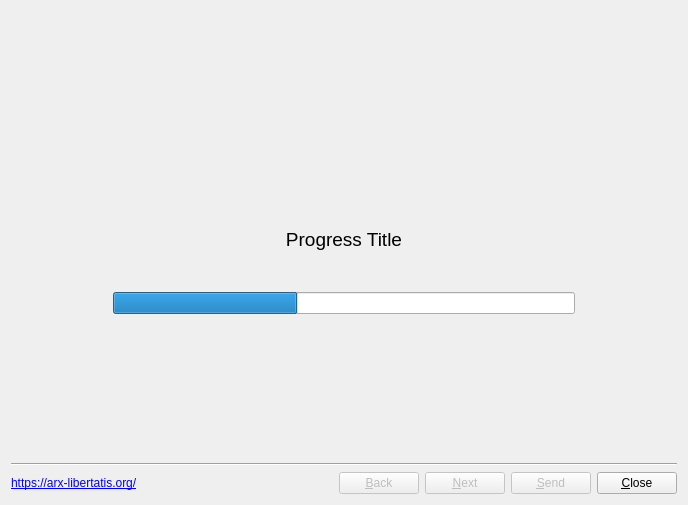
<?xml version="1.0" encoding="UTF-8"?>
<ui version="4.0">
 <class>ErrorReportDialog</class>
 <widget class="QDialog" name="ErrorReportDialog">
  <property name="geometry">
   <rect>
    <x>0</x>
    <y>0</y>
    <width>688</width>
    <height>505</height>
   </rect>
  </property>
  <property name="windowTitle">
   <string>Fatal Error</string>
  </property>
  <property name="locale">
   <locale language="English" country="UnitedStates"/>
  </property>
  <layout class="QVBoxLayout" name="verticalLayout_2">
   <item>
    <layout class="QVBoxLayout" name="layoutTitle">
     <property name="spacing">
      <number>6</number>
     </property>
     <property name="sizeConstraint">
      <enum>QLayout::SetFixedSize</enum>
     </property>
     <property name="leftMargin">
      <number>9</number>
     </property>
     <property name="topMargin">
      <number>9</number>
     </property>
     <property name="rightMargin">
      <number>9</number>
     </property>
     <item>
      <widget class="QLabel" name="lblTitleImage">
       <property name="minimumSize">
        <size>
         <width>338</width>
         <height>58</height>
        </size>
       </property>
       <property name="text">
        <string/>
       </property>
       <property name="pixmap">
        <pixmap>:logo.png</pixmap>
       </property>
       <property name="scaledContents">
        <bool>false</bool>
       </property>
       <property name="alignment">
        <set>Qt::AlignCenter</set>
       </property>
       <property name="margin">
        <number>0</number>
       </property>
      </widget>
     </item>
    </layout>
   </item>
   <item>
    <widget class="QStackedWidget" name="stackedWidget">
     <property name="currentIndex">
      <number>0</number>
     </property>
     <widget class="QWidget" name="pageProgress">
      <layout class="QVBoxLayout" name="verticalLayout_11" stretch="0,0,0,0,0">
       <item>
        <spacer name="verticalSpacer_6">
         <property name="orientation">
          <enum>Qt::Vertical</enum>
         </property>
         <property name="sizeType">
          <enum>QSizePolicy::Expanding</enum>
         </property>
         <property name="sizeHint" stdset="0">
          <size>
           <width>20</width>
           <height>48</height>
          </size>
         </property>
        </spacer>
       </item>
       <item>
        <widget class="QLabel" name="lblProgressTitle">
         <property name="font">
          <font>
           <pointsize>14</pointsize>
           <weight>50</weight>
           <italic>false</italic>
           <bold>false</bold>
           <kerning>true</kerning>
          </font>
         </property>
         <property name="text">
          <string>Progress Title</string>
         </property>
         <property name="scaledContents">
          <bool>false</bool>
         </property>
         <property name="alignment">
          <set>Qt::AlignCenter</set>
         </property>
        </widget>
       </item>
       <item>
        <spacer name="verticalSpacer_9">
         <property name="orientation">
          <enum>Qt::Vertical</enum>
         </property>
         <property name="sizeType">
          <enum>QSizePolicy::Maximum</enum>
         </property>
         <property name="sizeHint" stdset="0">
          <size>
           <width>20</width>
           <height>22</height>
          </size>
         </property>
        </spacer>
       </item>
       <item>
        <layout class="QHBoxLayout" name="horizontalLayout_2" stretch="1,5,1">
         <property name="spacing">
          <number>0</number>
         </property>
         <item>
          <spacer name="horizontalSpacer">
           <property name="orientation">
            <enum>Qt::Horizontal</enum>
           </property>
           <property name="sizeHint" stdset="0">
            <size>
             <width>40</width>
             <height>20</height>
            </size>
           </property>
          </spacer>
         </item>
         <item>
          <layout class="QVBoxLayout" name="verticalLayout_4">
           <item>
            <widget class="QLabel" name="lblProgressDescription">
             <property name="font">
              <font>
               <pointsize>8</pointsize>
               <weight>50</weight>
               <bold>false</bold>
               <underline>false</underline>
               <kerning>true</kerning>
              </font>
             </property>
             <property name="text">
              <string/>
             </property>
             <property name="scaledContents">
              <bool>false</bool>
             </property>
             <property name="alignment">
              <set>Qt::AlignLeading|Qt::AlignLeft|Qt::AlignVCenter</set>
             </property>
            </widget>
           </item>
           <item>
            <widget class="QProgressBar" name="progressBar">
             <property name="maximum">
              <number>5</number>
             </property>
             <property name="value">
              <number>2</number>
             </property>
             <property name="alignment">
              <set>Qt::AlignCenter</set>
             </property>
             <property name="textVisible">
              <bool>false</bool>
             </property>
             <property name="format">
              <string>Step %v of %m</string>
             </property>
            </widget>
           </item>
          </layout>
         </item>
         <item>
          <spacer name="horizontalSpacer_2">
           <property name="orientation">
            <enum>Qt::Horizontal</enum>
           </property>
           <property name="sizeHint" stdset="0">
            <size>
             <width>40</width>
             <height>20</height>
            </size>
           </property>
          </spacer>
         </item>
        </layout>
       </item>
       <item>
        <spacer name="verticalSpacer_7">
         <property name="orientation">
          <enum>Qt::Vertical</enum>
         </property>
         <property name="sizeType">
          <enum>QSizePolicy::Expanding</enum>
         </property>
         <property name="sizeHint" stdset="0">
          <size>
           <width>20</width>
           <height>76</height>
          </size>
         </property>
        </spacer>
       </item>
      </layout>
     </widget>
     <widget class="QWidget" name="pageWelcome">
      <layout class="QVBoxLayout" name="verticalLayout_14">
       <item>
        <widget class="QLabel" name="label">
         <property name="text">
          <string>&lt;html&gt;&lt;head/&gt;&lt;body&gt;&lt;p align=&quot;center&quot;&gt;&lt;span style=&quot; font-size:14pt; font-weight:600;&quot;&gt;Fatal Error&lt;/span&gt;&lt;span style=&quot; font-size:12pt;&quot;&gt;&lt;br/&gt;&lt;/span&gt;&lt;span style=&quot; font-size:11pt;&quot;&gt;We are sorry, Arx Libertatis closed unexpectedly.&lt;/span&gt;&lt;/p&gt;&lt;p align=&quot;center&quot;&gt;&lt;br/&gt;&lt;/p&gt;&lt;p align=&quot;center&quot;&gt;&lt;span style=&quot; font-size:11pt;&quot;&gt;You can help improve the game by reporting this error to the development team. This assistant will guide you through the process. You can exit at any time if you wish.&lt;/span&gt;&lt;/p&gt;&lt;/body&gt;&lt;/html&gt;</string>
         </property>
         <property name="alignment">
          <set>Qt::AlignLeading|Qt::AlignLeft|Qt::AlignVCenter</set>
         </property>
         <property name="wordWrap">
          <bool>true</bool>
         </property>
        </widget>
       </item>
      </layout>
     </widget>
     <widget class="QWidget" name="pageCrashDetails">
      <layout class="QVBoxLayout" name="verticalLayout">
       <item>
        <widget class="QLabel" name="lblCrashDetails">
         <property name="text">
          <string notr="true">&lt;html&gt;&lt;head/&gt;&lt;body&gt;&lt;p&gt;&lt;span style=&quot; font-size:9pt; font-weight:600;&quot;&gt;Crash Details&lt;/span&gt;&lt;/p&gt;&lt;p&gt;Here you can find some important details about the crash. This is mostly useful for developers and will be included in the crash report.&lt;/p&gt;&lt;/body&gt;&lt;/html&gt;</string>
         </property>
         <property name="textFormat">
          <enum>Qt::RichText</enum>
         </property>
         <property name="wordWrap">
          <bool>true</bool>
         </property>
         <property name="margin">
          <number>0</number>
         </property>
         <property name="textInteractionFlags">
          <set>Qt::TextSelectableByMouse</set>
         </property>
        </widget>
       </item>
       <item>
        <widget class="QTextEdit" name="textEditErrorDescription">
         <property name="enabled">
          <bool>true</bool>
         </property>
         <property name="font">
          <font>
           <family>Monospace</family>
          </font>
         </property>
         <property name="lineWrapMode">
          <enum>QTextEdit::NoWrap</enum>
         </property>
         <property name="readOnly">
          <bool>true</bool>
         </property>
        </widget>
       </item>
      </layout>
     </widget>
     <widget class="QWidget" name="pageAttachedFiles">
      <layout class="QVBoxLayout" name="verticalLayout_10">
       <item>
        <widget class="QLabel" name="lblAttachedFiles">
         <property name="sizePolicy">
          <sizepolicy hsizetype="Preferred" vsizetype="Preferred">
           <horstretch>0</horstretch>
           <verstretch>0</verstretch>
          </sizepolicy>
         </property>
         <property name="text">
          <string>&lt;html&gt;&lt;head/&gt;&lt;body&gt;&lt;p&gt;&lt;span style=&quot; font-size:9pt; font-weight:600;&quot;&gt;Attached Files&lt;/span&gt;&lt;/p&gt;&lt;p&gt;This is the list of files that will be sent with the report. If you wish, you can uncheck files to prevent them from being included in the crash report.&lt;/p&gt;&lt;/body&gt;&lt;/html&gt;</string>
         </property>
         <property name="scaledContents">
          <bool>false</bool>
         </property>
         <property name="wordWrap">
          <bool>true</bool>
         </property>
        </widget>
       </item>
       <item>
        <layout class="QHBoxLayout" name="horizontalLayout_6">
         <item>
          <widget class="QListView" name="listFiles">
           <property name="sizePolicy">
            <sizepolicy hsizetype="Preferred" vsizetype="Expanding">
             <horstretch>2</horstretch>
             <verstretch>0</verstretch>
            </sizepolicy>
           </property>
          </widget>
         </item>
         <item>
          <widget class="QStackedWidget" name="stackedFileViews">
           <property name="sizePolicy">
            <sizepolicy hsizetype="Expanding" vsizetype="Expanding">
             <horstretch>5</horstretch>
             <verstretch>0</verstretch>
            </sizepolicy>
           </property>
           <property name="currentIndex">
            <number>1</number>
           </property>
           <widget class="QWidget" name="pageText">
            <layout class="QVBoxLayout" name="verticalLayout_7">
             <property name="spacing">
              <number>0</number>
             </property>
             <property name="margin">
              <number>0</number>
             </property>
             <item>
              <widget class="QTextEdit" name="fileViewText">
               <property name="frameShape">
                <enum>QFrame::StyledPanel</enum>
               </property>
               <property name="font">
                 <font>
                   <family>Monospace</family>
                 </font>
               </property>
               <property name="lineWrapMode">
                <enum>QTextEdit::NoWrap</enum>
               </property>
               <property name="readOnly">
                <bool>true</bool>
               </property>
               <property name="textInteractionFlags">
                <set>Qt::TextSelectableByKeyboard|Qt::TextSelectableByMouse</set>
               </property>
              </widget>
             </item>
            </layout>
           </widget>
           <widget class="QWidget" name="pageImage">
            <layout class="QVBoxLayout" name="verticalLayout_8">
             <property name="spacing">
              <number>0</number>
             </property>
             <property name="margin">
              <number>0</number>
             </property>
            </layout>
           </widget>
           <widget class="QWidget" name="pageBinary">
            <layout class="QVBoxLayout" name="verticalLayout_9">
             <property name="spacing">
              <number>0</number>
             </property>
             <property name="margin">
              <number>0</number>
             </property>
            </layout>
           </widget>
           <widget class="QWidget" name="pageBinaryLarge">
            <layout class="QVBoxLayout" name="verticalLayout_16">
             <property name="spacing">
              <number>0</number>
             </property>
             <property name="margin">
              <number>0</number>
             </property>
             <item>
               <widget class="QLabel" name="lblBinaryLarge">
               <property name="text">
                 <string>&lt;b&gt;Binary file larger than 20 MiB&lt;/b&gt;</string>
               </property>
               <property name="alignment">
                 <set>Qt::AlignCenter</set>
               </property>
              </widget>
             </item>
            </layout>
           </widget>
          </widget>
         </item>
        </layout>
       </item>
      </layout>
     </widget>
     <widget class="QWidget" name="pageReproSteps">
      <layout class="QVBoxLayout" name="verticalLayout_12">
       <item>
        <widget class="QLabel" name="lblReproSteps">
         <property name="text">
          <string>&lt;html&gt;&lt;head/&gt;&lt;body&gt;&lt;p&gt;&lt;span style=&quot; font-size:9pt; font-weight:600;&quot;&gt;Reproduction Steps&lt;/span&gt;&lt;/p&gt;&lt;p&gt;Describe in a few words what you did right before the error occurred.&lt;/p&gt;&lt;p&gt;&lt;b&gt;This is often the most important part, so provide as much information as possible.&lt;/b&gt;&lt;/p&gt;&lt;/body&gt;&lt;/html&gt;</string>
         </property>
        </widget>
       </item>
       <item>
        <widget class="QTextEdit" name="textEditReproSteps">
         <property name="html">
          <string>&lt;!DOCTYPE HTML PUBLIC &quot;-//W3C//DTD HTML 4.0//EN&quot; &quot;http://www.w3.org/TR/REC-html40/strict.dtd&quot;&gt;
&lt;html&gt;&lt;head&gt;&lt;meta name=&quot;qrichtext&quot; content=&quot;1&quot; /&gt;&lt;style type=&quot;text/css&quot;&gt;
p, li { white-space: pre-wrap; }
&lt;/style&gt;&lt;/head&gt;&lt;body style=&quot; font-family:'MS Shell Dlg 2'; font-size:8.25pt; font-weight:400; font-style:normal;&quot;&gt;
&lt;p style=&quot;-qt-paragraph-type:empty; margin-top:0px; margin-bottom:0px; margin-left:0px; margin-right:0px; -qt-block-indent:0; text-indent:0px; font-size:8pt;&quot;&gt;&lt;br /&gt;&lt;/p&gt;&lt;/body&gt;&lt;/html&gt;</string>
         </property>
         <property name="acceptRichText">
          <bool>false</bool>
         </property>
        </widget>
       </item>
      </layout>
     </widget>
     <widget class="QWidget" name="pageSend">
      <layout class="QVBoxLayout" name="verticalLayout_15">
       <item>
        <spacer name="verticalSpacer_12">
         <property name="orientation">
          <enum>Qt::Vertical</enum>
         </property>
         <property name="sizeHint" stdset="0">
          <size>
           <width>20</width>
           <height>43</height>
          </size>
         </property>
        </spacer>
       </item>
       <item>
        <widget class="QLabel" name="lblLoginInfo">
         <property name="text">
          <string>&lt;html&gt;&lt;head/&gt;&lt;body&gt;&lt;p&gt;You can enter your &lt;a href=&quot;https://bugs.arx-libertatis.org/&quot;&gt;bugs.arx-libertatis.org&lt;/a&gt; login information in order to have this crash report associated with your username. If you do not have an account yet, you can freely &lt;a href=&quot;https://bugs.arx-libertatis.org/login&quot;&gt;create one here&lt;/a&gt;.&lt;/p&gt;&lt;p&gt;You can leave these fields empty if you prefer. In this case, the issue will be assigned to a default user.&lt;/p&gt;&lt;/body&gt;&lt;/html&gt;</string>
         </property>
         <property name="scaledContents">
          <bool>false</bool>
         </property>
         <property name="wordWrap">
          <bool>true</bool>
         </property>
         <property name="openExternalLinks">
          <bool>true</bool>
         </property>
        </widget>
       </item>
       <item>
        <spacer name="verticalSpacer_3">
         <property name="orientation">
          <enum>Qt::Vertical</enum>
         </property>
         <property name="sizeHint" stdset="0">
          <size>
           <width>20</width>
           <height>44</height>
          </size>
         </property>
        </spacer>
       </item>
       <item>
        <layout class="QHBoxLayout" name="horizontalLayout_3" stretch="1,6,6">
         <item>
          <spacer name="horizontalSpacer_7">
           <property name="orientation">
            <enum>Qt::Horizontal</enum>
           </property>
           <property name="sizeHint" stdset="0">
            <size>
             <width>40</width>
             <height>20</height>
            </size>
           </property>
          </spacer>
         </item>
         <item>
          <layout class="QHBoxLayout" name="horizontalLayout">
           <item>
            <layout class="QVBoxLayout" name="verticalLayout_13">
             <item>
              <widget class="QLabel" name="lblUsername">
               <property name="text">
                <string>Username</string>
               </property>
              </widget>
             </item>
             <item>
              <widget class="QLabel" name="lblPassword">
               <property name="text">
                <string>Password</string>
               </property>
              </widget>
             </item>
            </layout>
           </item>
           <item>
            <layout class="QVBoxLayout" name="verticalLayout_3">
             <item>
              <widget class="QLineEdit" name="lineEditUsername"/>
             </item>
             <item>
              <widget class="QLineEdit" name="lineEditPassword">
               <property name="echoMode">
                <enum>QLineEdit::Password</enum>
               </property>
              </widget>
             </item>
            </layout>
           </item>
          </layout>
         </item>
         <item>
          <spacer name="horizontalSpacer_8">
           <property name="orientation">
            <enum>Qt::Horizontal</enum>
           </property>
           <property name="sizeHint" stdset="0">
            <size>
             <width>40</width>
             <height>20</height>
            </size>
           </property>
          </spacer>
         </item>
        </layout>
       </item>
       <item>
        <spacer name="verticalSpacer_4">
         <property name="orientation">
          <enum>Qt::Vertical</enum>
         </property>
         <property name="sizeHint" stdset="0">
          <size>
           <width>20</width>
           <height>42</height>
          </size>
         </property>
        </spacer>
       </item>
       <item>
        <widget class="QLabel" name="lblAgreement">
         <property name="text">
          <string>&lt;html&gt;&lt;head/&gt;&lt;body&gt;&lt;p&gt;&lt;span style=&quot; font-weight:600;&quot;&gt;Please note that all the information contained in this report will be made public.&lt;/span&gt;&lt;/p&gt;&lt;p&gt;&lt;span style=&quot; font-weight:600;&quot;&gt;By clicking the &amp;quot;Send&amp;quot; button, you confirm you are familiar with the content of this report.&lt;/span&gt;&lt;/p&gt;&lt;/body&gt;&lt;/html&gt;</string>
         </property>
         <property name="alignment">
          <set>Qt::AlignCenter</set>
         </property>
        </widget>
       </item>
       <item>
        <spacer name="verticalSpacer_11">
         <property name="orientation">
          <enum>Qt::Vertical</enum>
         </property>
         <property name="sizeHint" stdset="0">
          <size>
           <width>20</width>
           <height>44</height>
          </size>
         </property>
        </spacer>
       </item>
      </layout>
     </widget>
     <widget class="QWidget" name="pageExitSuccess">
      <layout class="QVBoxLayout" name="verticalLayout_5">
       <item>
        <spacer name="verticalSpacer">
         <property name="orientation">
          <enum>Qt::Vertical</enum>
         </property>
         <property name="sizeHint" stdset="0">
          <size>
           <width>20</width>
           <height>38</height>
          </size>
         </property>
        </spacer>
       </item>
       <item>
        <layout class="QHBoxLayout" name="horizontalLayout_4">
         <item>
          <spacer name="horizontalSpacer_3">
           <property name="orientation">
            <enum>Qt::Horizontal</enum>
           </property>
           <property name="sizeHint" stdset="0">
            <size>
             <width>40</width>
             <height>20</height>
            </size>
           </property>
          </spacer>
         </item>
         <item>
          <widget class="QLabel" name="lblExitImage">
           <property name="sizePolicy">
            <sizepolicy hsizetype="Preferred" vsizetype="Preferred">
             <horstretch>0</horstretch>
             <verstretch>0</verstretch>
            </sizepolicy>
           </property>
           <property name="maximumSize">
            <size>
             <width>128</width>
             <height>128</height>
            </size>
           </property>
           <property name="text">
            <string/>
           </property>
           <property name="pixmap">
            <pixmap>:success.png</pixmap>
           </property>
           <property name="scaledContents">
            <bool>true</bool>
           </property>
          </widget>
         </item>
         <item>
          <spacer name="horizontalSpacer_4">
           <property name="orientation">
            <enum>Qt::Horizontal</enum>
           </property>
           <property name="sizeHint" stdset="0">
            <size>
             <width>40</width>
             <height>20</height>
            </size>
           </property>
          </spacer>
         </item>
        </layout>
       </item>
       <item>
        <widget class="QLabel" name="lblExitSuccess">
         <property name="font">
          <font>
           <pointsize>12</pointsize>
           <weight>50</weight>
           <bold>false</bold>
          </font>
         </property>
         <property name="text">
          <string>Report sent successfully
Thank you!</string>
         </property>
         <property name="alignment">
          <set>Qt::AlignCenter</set>
         </property>
        </widget>
       </item>
       <item>
        <spacer name="verticalSpacer_10">
         <property name="orientation">
          <enum>Qt::Vertical</enum>
         </property>
         <property name="sizeHint" stdset="0">
          <size>
           <width>20</width>
           <height>40</height>
          </size>
         </property>
        </spacer>
       </item>
       <item>
        <widget class="QLabel" name="lblIssueLinkInfo">
         <property name="text">
          <string>You can follow up progress on this issue at</string>
         </property>
         <property name="alignment">
          <set>Qt::AlignCenter</set>
         </property>
        </widget>
       </item>
       <item>
        <widget class="QLabel" name="lblIssueLink">
         <property name="font">
          <font>
           <underline>true</underline>
          </font>
         </property>
         <property name="cursor">
          <cursorShape>PointingHandCursor</cursorShape>
         </property>
         <property name="text">
          <string>&lt;a href=&quot;https://arx.vg/bugs&quot;&gt;https://arx.vg/bugs&lt;/a&gt;</string>
         </property>
         <property name="alignment">
          <set>Qt::AlignCenter</set>
         </property>
         <property name="openExternalLinks">
          <bool>true</bool>
         </property>
         <property name="textInteractionFlags">
          <set>Qt::LinksAccessibleByMouse</set>
         </property>
        </widget>
       </item>
       <item>
        <spacer name="verticalSpacer_2">
         <property name="orientation">
          <enum>Qt::Vertical</enum>
         </property>
         <property name="sizeHint" stdset="0">
          <size>
           <width>20</width>
           <height>38</height>
          </size>
         </property>
        </spacer>
       </item>
       <item>
        <widget class="QLabel" name="lblFailedFiles">
         <property name="text">
          <string></string>
         </property>
         <property name="alignment">
          <set>Qt::AlignCenter</set>
         </property>
        </widget>
       </item>
      </layout>
     </widget>
     <widget class="QWidget" name="pageExitError">
      <layout class="QVBoxLayout" name="verticalLayout_6">
       <item>
        <spacer name="verticalSpacer_8">
         <property name="orientation">
          <enum>Qt::Vertical</enum>
         </property>
         <property name="sizeHint" stdset="0">
          <size>
           <width>20</width>
           <height>38</height>
          </size>
         </property>
        </spacer>
       </item>
       <item>
        <layout class="QHBoxLayout" name="horizontalLayout_5">
         <item>
          <spacer name="horizontalSpacer_5">
           <property name="orientation">
            <enum>Qt::Horizontal</enum>
           </property>
           <property name="sizeHint" stdset="0">
            <size>
             <width>40</width>
             <height>20</height>
            </size>
           </property>
          </spacer>
         </item>
         <item>
          <widget class="QLabel" name="lblExitFailImage">
           <property name="sizePolicy">
            <sizepolicy hsizetype="Preferred" vsizetype="Preferred">
             <horstretch>0</horstretch>
             <verstretch>0</verstretch>
            </sizepolicy>
           </property>
           <property name="maximumSize">
            <size>
             <width>128</width>
             <height>128</height>
            </size>
           </property>
           <property name="text">
            <string/>
           </property>
           <property name="pixmap">
            <pixmap>:failure.png</pixmap>
           </property>
           <property name="scaledContents">
            <bool>true</bool>
           </property>
          </widget>
         </item>
         <item>
          <spacer name="horizontalSpacer_6">
           <property name="orientation">
            <enum>Qt::Horizontal</enum>
           </property>
           <property name="sizeHint" stdset="0">
            <size>
             <width>40</width>
             <height>20</height>
            </size>
           </property>
          </spacer>
         </item>
        </layout>
       </item>
       <item>
        <widget class="QLabel" name="lblExitFail">
         <property name="font">
          <font>
           <pointsize>13</pointsize>
          </font>
         </property>
         <property name="text">
          <string>Failure text goes here</string>
         </property>
         <property name="alignment">
          <set>Qt::AlignCenter</set>
         </property>
        </widget>
       </item>
       <item>
        <widget class="QLabel" name="lblExitFailDetails">
         <property name="font">
          <font>
           <pointsize>8</pointsize>
          </font>
         </property>
         <property name="text">
          <string>Detailed failure text goes here</string>
         </property>
         <property name="alignment">
          <set>Qt::AlignCenter</set>
         </property>
         <property name="wordWrap">
          <bool>true</bool>
         </property>
        </widget>
       </item>
       <item>
        <spacer name="verticalSpacer_13">
         <property name="orientation">
          <enum>Qt::Vertical</enum>
         </property>
         <property name="sizeHint" stdset="0">
          <size>
           <width>20</width>
           <height>71</height>
          </size>
         </property>
        </spacer>
       </item>
       <item>
        <widget class="QLabel" name="lblReportManually">
         <property name="text">
          <string>If you can reproduce the issue and want to help, you can manually report this problem at</string>
         </property>
         <property name="alignment">
          <set>Qt::AlignCenter</set>
         </property>
        </widget>
       </item>
       <item>
        <widget class="QLabel" name="lblBugTrackerLink">
         <property name="font">
          <font>
           <underline>true</underline>
          </font>
         </property>
         <property name="cursor">
          <cursorShape>PointingHandCursor</cursorShape>
         </property>
         <property name="text">
          <string>&lt;a href=&quot;https://arx.vg/bug&quot;&gt;https://arx.vg/bug&lt;/a&gt;</string>
         </property>
         <property name="alignment">
          <set>Qt::AlignCenter</set>
         </property>
         <property name="openExternalLinks">
          <bool>true</bool>
         </property>
         <property name="textInteractionFlags">
          <set>Qt::LinksAccessibleByMouse</set>
         </property>
        </widget>
       </item>
       <item>
        <spacer name="verticalSpacer_5">
         <property name="orientation">
          <enum>Qt::Vertical</enum>
         </property>
         <property name="sizeHint" stdset="0">
          <size>
           <width>20</width>
           <height>80</height>
          </size>
         </property>
        </spacer>
       </item>
      </layout>
     </widget>
    </widget>
   </item>
   <item>
    <widget class="Line" name="line">
     <property name="orientation">
      <enum>Qt::Horizontal</enum>
     </property>
    </widget>
   </item>
   <item>
    <layout class="QHBoxLayout" name="horizontalLayout_10">
     <property name="spacing">
      <number>6</number>
     </property>
     <property name="leftMargin">
      <number>0</number>
     </property>
     <item>
      <widget class="QLabel" name="label_2">
       <property name="text">
        <string>&lt;a href=&quot;https://arx-libertatis.org/&quot;&gt;https://arx-libertatis.org/&lt;/a&gt;</string>
       </property>
       <property name="margin">
        <number>5</number>
       </property>
       <property name="openExternalLinks">
        <bool>true</bool>
       </property>
      </widget>
     </item>
     <item>
      <spacer name="horizontalSpacer_10">
       <property name="orientation">
        <enum>Qt::Horizontal</enum>
       </property>
       <property name="sizeHint" stdset="0">
        <size>
         <width>40</width>
         <height>20</height>
        </size>
       </property>
      </spacer>
     </item>
     <item>
      <widget class="QPushButton" name="btnBack">
       <property name="enabled">
        <bool>false</bool>
       </property>
       <property name="text">
        <string>&amp;Back</string>
       </property>
      </widget>
     </item>
     <item>
      <widget class="QPushButton" name="btnNext">
       <property name="enabled">
        <bool>false</bool>
       </property>
       <property name="text">
        <string>&amp;Next</string>
       </property>
      </widget>
     </item>
     <item>
      <widget class="QPushButton" name="btnSend">
       <property name="enabled">
        <bool>false</bool>
       </property>
       <property name="text">
        <string>&amp;Send</string>
       </property>
      </widget>
     </item>
     <item>
      <widget class="QPushButton" name="btnClose">
       <property name="text">
        <string>&amp;Close</string>
       </property>
      </widget>
     </item>
    </layout>
   </item>
  </layout>
 </widget>
 <resources/>
 <connections>
  <connection>
   <sender>btnBack</sender>
   <signal>clicked()</signal>
   <receiver>ErrorReportDialog</receiver>
   <slot>onBack()</slot>
   <hints>
    <hint type="sourcelabel">
     <x>389</x>
     <y>481</y>
    </hint>
    <hint type="destinationlabel">
     <x>165</x>
     <y>408</y>
    </hint>
   </hints>
  </connection>
  <connection>
   <sender>btnNext</sender>
   <signal>clicked()</signal>
   <receiver>ErrorReportDialog</receiver>
   <slot>onNext()</slot>
   <hints>
    <hint type="sourcelabel">
     <x>477</x>
     <y>484</y>
    </hint>
    <hint type="destinationlabel">
     <x>253</x>
     <y>410</y>
    </hint>
   </hints>
  </connection>
  <connection>
   <sender>btnSend</sender>
   <signal>clicked()</signal>
   <receiver>ErrorReportDialog</receiver>
   <slot>onSend()</slot>
   <hints>
    <hint type="sourcelabel">
     <x>564</x>
     <y>479</y>
    </hint>
    <hint type="destinationlabel">
     <x>316</x>
     <y>413</y>
    </hint>
   </hints>
  </connection>
  <connection>
   <sender>btnClose</sender>
   <signal>clicked()</signal>
   <receiver>ErrorReportDialog</receiver>
   <slot>accept()</slot>
   <hints>
    <hint type="sourcelabel">
     <x>643</x>
     <y>482</y>
    </hint>
    <hint type="destinationlabel">
     <x>646</x>
     <y>404</y>
    </hint>
   </hints>
  </connection>
  <connection>
   <sender>stackedWidget</sender>
   <signal>currentChanged(int)</signal>
   <receiver>ErrorReportDialog</receiver>
   <slot>onPaneChanged(int)</slot>
   <hints>
    <hint type="sourcelabel">
     <x>620</x>
     <y>108</y>
    </hint>
    <hint type="destinationlabel">
     <x>646</x>
     <y>78</y>
    </hint>
   </hints>
  </connection>
 </connections>
 <slots>
  <slot>onPaneChanged(int)</slot>
  <slot>onSend()</slot>
  <slot>onBack()</slot>
  <slot>onNext()</slot>
 </slots>
</ui>
